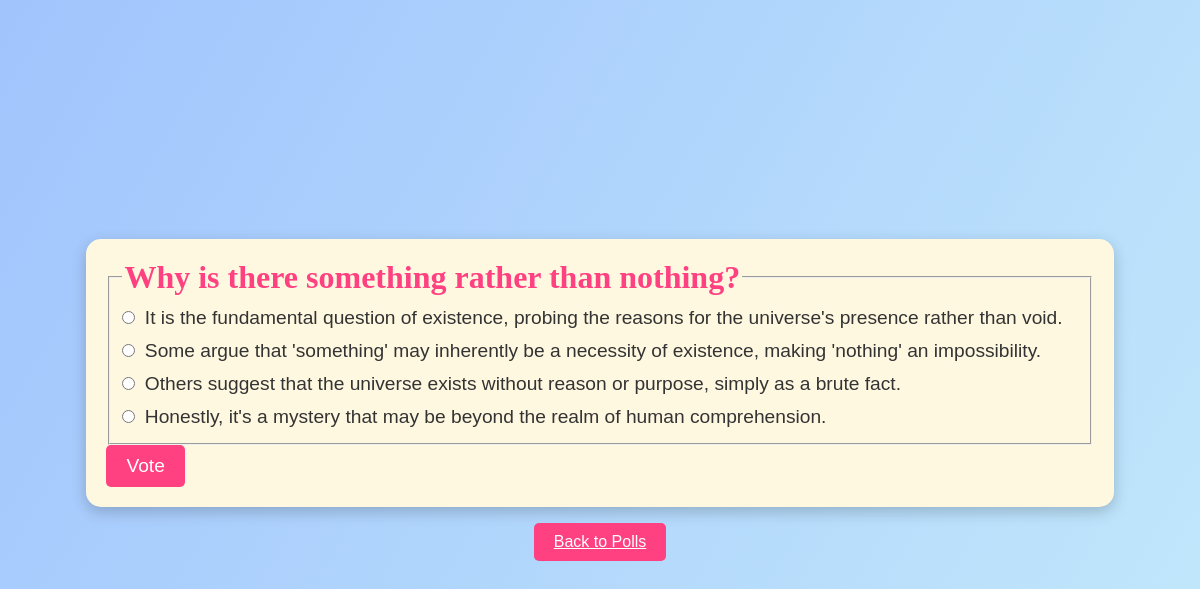
The app's page /polls/8/ with its own data.
### polls/models.py (models this page shows, shortened)
class Question(models.Model):
    question_text = models.CharField(max_length=200)
    pub_date = models.DateTimeField('date published')

class Choice(models.Model):
    question = models.ForeignKey(Question, on_delete=models.CASCADE)
    choice_text = models.CharField(max_length=200)
    votes = models.IntegerField(default=0)

### polls/views.py (the view)
# urls.py: path('<int:pk>/', views.DetailView.as_view(), name='detail'),
class DetailView(generic.DetailView):
    model = Question
    template_name = 'polls/detail.html'

### polls/templates/polls/detail.html (shortened to what this page needs)
<form action="{% url 'polls:vote' question.id %}" method="post">
    <fieldset>
        <legend>
            <h1>{{ question.question_text }}</h1>
        </legend>
        {% for choice in question.choice_set.all %}
        <input type="radio" name="choice" id="choice{{ forloop.counter }}" value="{{ choice.id }}">
        <label for="choice{{ forloop.counter }}">{{ choice.choice_text }}</label><br>
        {% endfor %}
    </fieldset>
    <input type="submit" value="Vote">
</form>
<a href="{% url 'polls:index' %}" class="back-button">Back to Polls</a>

### polls/templates/polls/detail.html (style rules this page uses)
form { background-color: #fff8e1; padding: 20px; border-radius: 15px; box-shadow: 0 5px 15px rgba(0, 0, 0, 0.2); }
legend h1 { font-family: 'Lobster', cursive; color: #ff4081; text-align: center; margin: 0; }
input[type="radio"] { accent-color: #ff4081; margin: 10px 5px 10px 0; }
label { font-size: 1.2rem; margin-right: 15px; }
input[type="submit"] { background-color: #ff4081; color: #fff; border: none; padding: 10px 20px; border-radius: 5px; cursor: pointer; font-size: 1.2rem; transition: background-color 0.3s ease; }
.back-button { background-color: #ff4081; color: #fff; padding: 10px 20px; border-radius: 5px; transition: background-color 0.3s; }

### records on screen
Question: question_text "Why is there something rather than nothing?"
Choice: choice_text "It is the fundamental question of existence, probing the reasons for the universe's presence rather than void."
Choice: choice_text "Some argue that 'something' may inherently be a necessity of existence, making 'nothing' an impossibility."
Choice: choice_text "Others suggest that the universe exists without reason or purpose, simply as a brute fact."
Choice: choice_text "Honestly, it's a mystery that may be beyond the realm of human comprehension."
